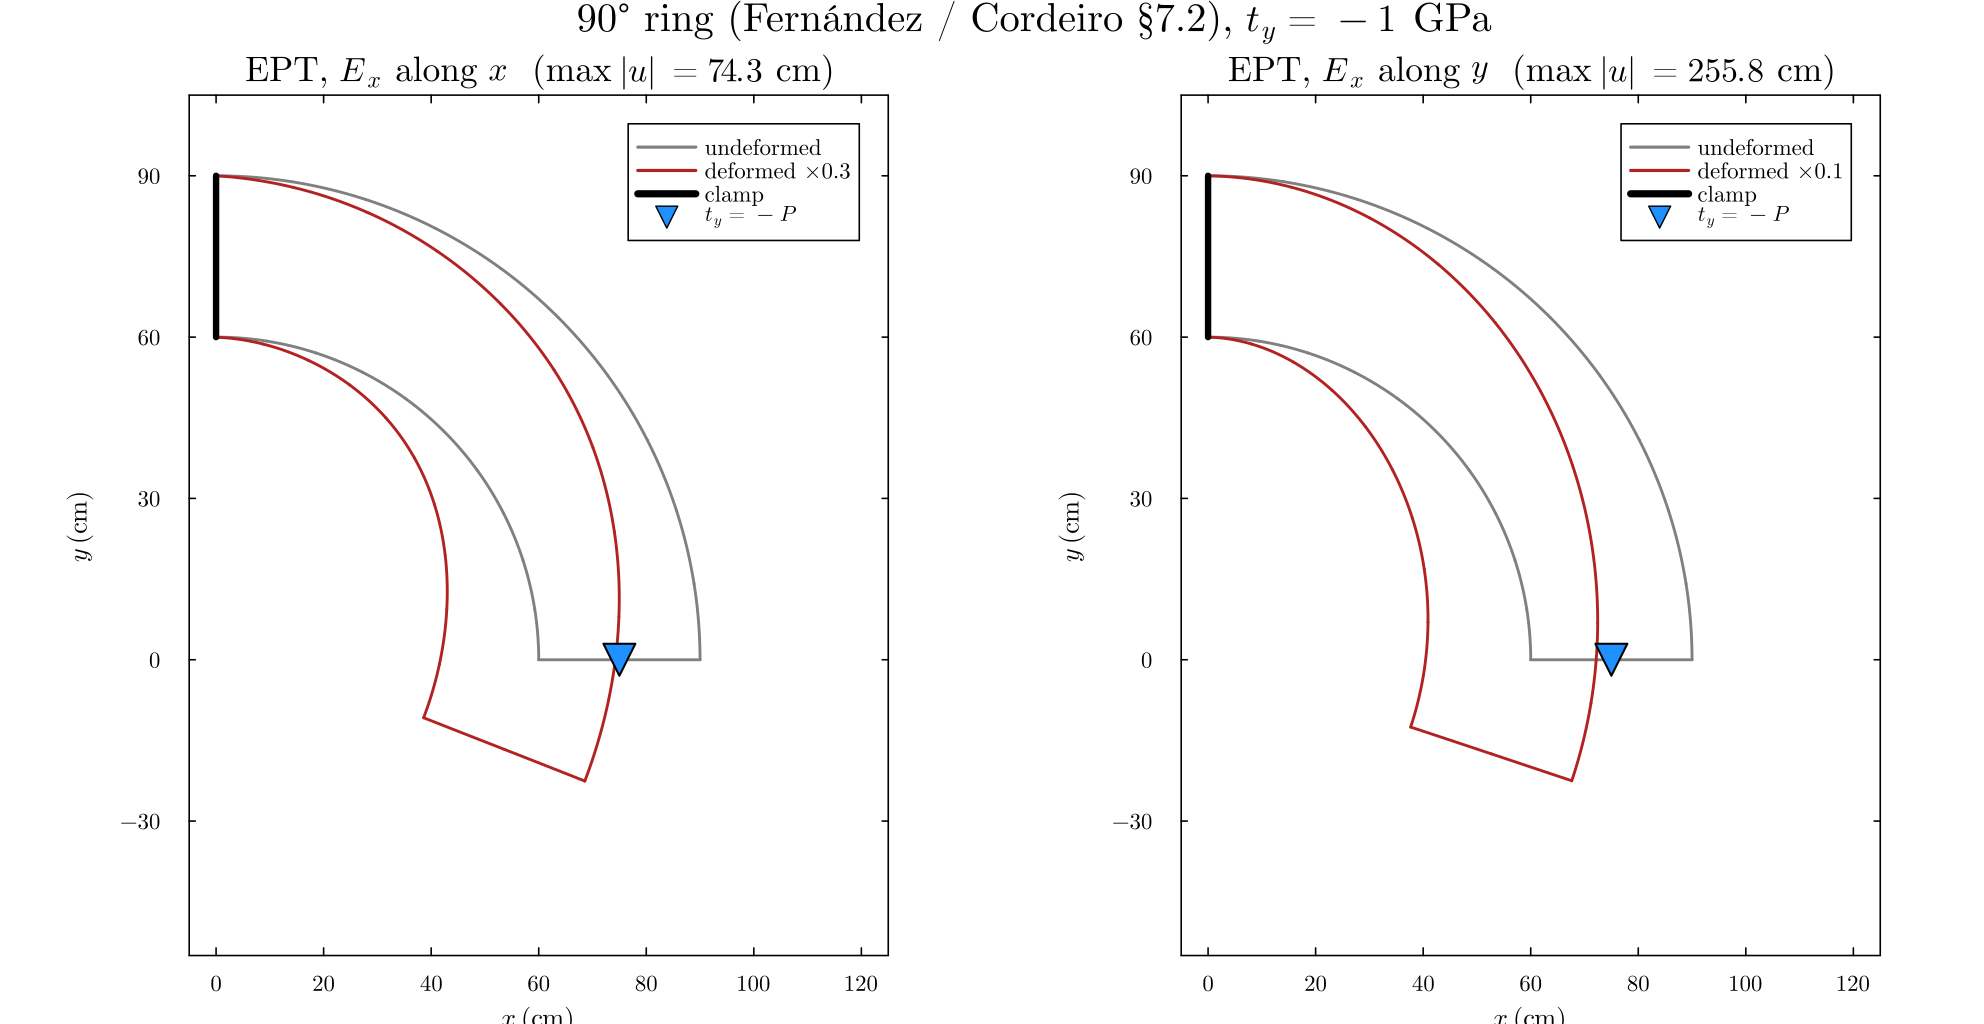

This figure's Julia source:
# Deformed profile of the 90° anisotropic ring (thesis Fig. 7.7).
#   julia --project=. scripts/debug/p3_deformed.jl
using DrWatson
@quickactivate :BEM
using LinearAlgebra, Printf, StaticArrays
using Plots, LaTeXStrings
gr()
default(fontfamily="Computer Modern", linewidth=1.8, framestyle=:box,
    grid=false, dpi=160, legendfontsize=9, tickfontsize=9, guidefontsize=11)

include(datadir("Laplace", "Laplace_dad.jl"))

const Ex, Ey, Gxy = 124.04e3, 10.09e3, 6.03e3
const νyx, ηx, ηy = 0.344, 1.255, -0.031
const P, Ri, Ro = 1000.0, 600.0, 900.0   # mm = 0.6 m / 0.9 m
const MSH = datadir("elastico", "anel_aniso_06_09.msh")
const OUT = joinpath(@__DIR__, "p3_deformed.png")

function apply_ty!(dad)
    for i in 1:dad.n
        x, y = dad.Nodes[i][1], dad.Nodes[i][2]
        if x < 1.0
            dad.BC[2i-1] = 0; dad.BV[2i-1] = 0.0
            dad.BC[2i] = 0; dad.BV[2i] = 0.0
        elseif y < 1.0 && x > Ri - 1
            dad.BC[2i-1] = 1; dad.BV[2i-1] = 0.0
            dad.BC[2i] = 1; dad.BV[2i] = -P
        else
            dad.BC[2i-1] = 1; dad.BV[2i-1] = 0.0
            dad.BC[2i] = 1; dad.BV[2i] = 0.0
        end
    end
    return dad
end

function rotC(C, θdeg)
    θ = θdeg * π / 180
    m, n = cos(θ), sin(θ)
    Rot = @SMatrix [m^2 n^2 2m*n; n^2 m^2 -2m*n; -m*n m*n m^2-n^2]
    return inv(Rot) * C * inv(Rot')
end

function solve_p3(props)
    dad = format2d(MSH, props; tipo=2, pontointerno=false)
    apply_ty!(dad)
    assemble!(dad; npg=16, threaded=false)
    solve(dad)
    return dad
end

function element_xy(dad, u; α=1.0)
    ξ = collect(range(-1.0, 1.0; length=17))
    N, _ = BEM.shapefun(dad.element_type, ξ)
    curves = NTuple{2,Vector{Float64}}[]
    for elem in dad.elements
        P = reduce(hcat, dad.Nodes[elem.index])'   # nN × 2
        U = zeros(length(elem.index), 2)
        for (k, i) in enumerate(elem.index)
            U[k, 1] = u[2i-1]
            U[k, 2] = u[2i]
        end
        C = N * (P .+ α .* U)
        push!(curves, (C[:, 1] ./ 10, C[:, 2] ./ 10))  # mm → cm
    end
    return curves
end

function panel!(plt, dad; α, color, label, first)
    for (k, (x, y)) in enumerate(element_xy(dad, dad.u; α=α))
        plot!(plt, x, y; color=color, label=k == 1 ? label : "")
    end
    return plt
end

props0 = AnisotropicElasticity(lekhnitskii_engineering(Ex, Ey, Gxy, νyx;
    η12_1=ηx, η12_2=ηy))
C0 = props0.params.C
dad0 = solve_p3(props0)
dad90 = solve_p3(AnisotropicElasticity(lekhnitskii_params(rotC(C0, 90))))

function umax_cm(dad)
    return maximum(abs, dad.u) / 10
end

@printf("aligned  max|u|=%.2f cm\n", umax_cm(dad0))
@printf("θ=90°    max|u|=%.2f cm\n", umax_cm(dad90))

# Magnification so the peak displacement is ~25% of Ro (visible, not exploding).
α0 = 0.25 * (Ro / 10) / max(umax_cm(dad0), 1e-6)
α90 = 0.25 * (Ro / 10) / max(umax_cm(dad90), 1e-6)

function ring_plot(dad, α, subtitle)
    plt = plot(;
        size=(620, 640),
        xlabel=L"x\ \mathrm{(cm)}",
        ylabel=L"y\ \mathrm{(cm)}",
        aspect_ratio=:equal,
        legend=:topright,
        title=subtitle,
        xlims=(-5, 125),
        ylims=(-55, 105),
    )
    panel!(plt, dad; α=0.0, color=:gray, label="undeformed", first=true)
    panel!(plt, dad; α=α, color=:firebrick, label="deformed ×$(round(α; digits=1))", first=true)
    # clamp and load marks
    plot!(plt, [0, 0], [Ri, Ro] ./ 10; color=:black, lw=4, label="clamp")
    scatter!(plt, [(Ri + Ro) / 20], [0.0];
        marker=:dtriangle, color=:dodgerblue, markersize=10, label=L"t_y=-P")
    return plt
end

p1 = ring_plot(dad0, α0,
    "EPT, \$E_x\$ along \$x\$  (max \$|u|=$(round(umax_cm(dad0); digits=1))\$ cm)")
p2 = ring_plot(dad90, α90,
    "EPT, \$E_x\$ along \$y\$  (max \$|u|=$(round(umax_cm(dad90); digits=1))\$ cm)")

plt = plot(p1, p2; layout=(1, 2), size=(1240, 640),
    plot_title="90° ring (Fernández / Cordeiro §7.2), \$t_y=-1\$ GPa")
savefig(plt, OUT)
println("wrote ", OUT)
